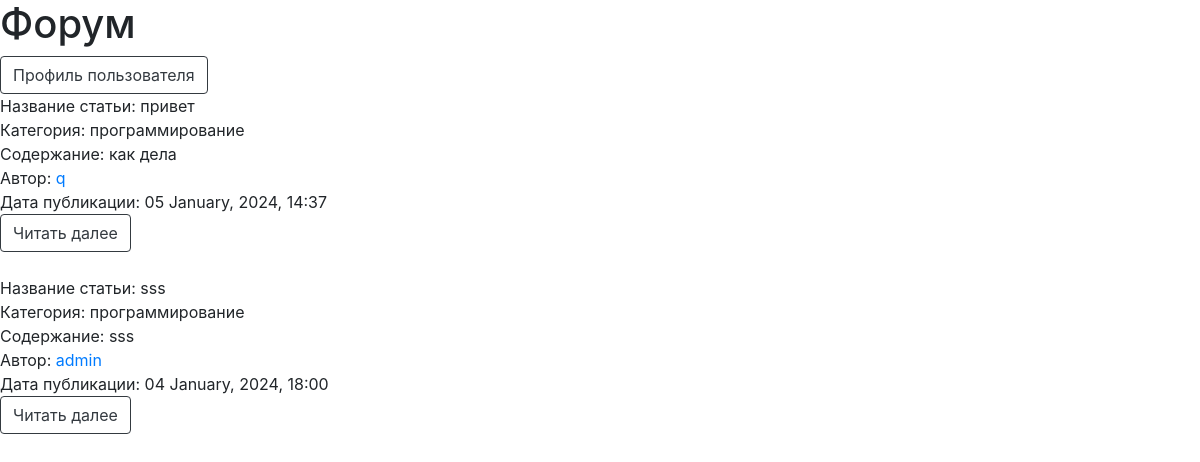
The page / on the database its author committed.
### models.py (models this page shows)
class Base(DeclarativeBase):
    id: Mapped[int_pk]
    created_at: Mapped[datetime] = Column(DateTime, default=utcnow)

class Article(Base):
    __tablename__ = 'articles'
    name_of_article: Mapped[str]
    category: Mapped[str]
    text_of_article: Mapped[str]
    user_id: Mapped[int] = mapped_column(ForeignKey('users.id'))
    user: Mapped['User'] = relationship(back_populates='articles')
    images: Mapped[list['Image']] = relationship(
        back_populates='article',
        cascade='all'
    )

class User(Base, UserMixin):
    __tablename__ = 'users'
    username: Mapped[str]
    bio: Mapped[Optional[str]] = Column(String)
    github: Mapped[Optional[str]] = Column(String)
    telegram: Mapped[Optional[str]] = Column(String)
    avatar: Mapped[Optional[str]] = Column(String)
    email: Mapped[str]
    password: Mapped[str]
    articles: Mapped[list['Article']] = relationship(
        back_populates='user',
        cascade='all'
    )

### app.py (the view)
@app.route('/', methods=['GET'])
def main_page():
    session = SessionFactory()
    articles = upload_articles_and_categories(session)
    return render_template('forum/main_page.html', articles=articles)

### views/main_page/main_page_view.py (called while the page is built)
def upload_articles_and_categories(session):
    articles = session.query(Article).order_by(desc(Article.created_at)).all()
    return articles

### templates/forum/main_page.html (shortened to what this page needs)
<!DOCTYPE html>
<html lang="en">
<head>
    <link rel="stylesheet" href="https://stackpath.bootstrapcdn.com/bootstrap/4.3.1/css/bootstrap.min.css">
</head>
<body>
<h1>Форум</h1>
<div>
    <button onclick="window.location.href='{{ url_for('your_profile_page') }}';" type="button" class="btn btn-outline-dark">Профиль пользователя</button>
</div>
{% for article in articles %}
    <div>Название статьи: {{ article.name_of_article }}</div>
    <duv>Категория: {{ article.category }}</duv>
    <div>Содержание: {{ article.text_of_article }}</div>
    <div>Автор: <a href="{{ url_for('user_profile_page', id=article.user.id) }}">{{ article.user.username }}</a></div>
    <div>Дата публикации: {{ article.created_at.strftime('%d %B, %Y, %H:%M') }}</div>
    <div>
    <button onclick="window.location.href='{{ url_for('article_details_page', article_id=article.id) }}';" type="button" class="btn btn-outline-dark">Читать далее</button>
    </div>
    <br>
{% endfor %}
</body>
</html>

### rows shown on the page
Article: name_of_article "привет", category "программирование", text_of_article "как дела", user.username "q", created_at "05 January, 2024, 14:37"
Article: name_of_article "sss", category "программирование", text_of_article "sss", user.username "admin", created_at "04 January, 2024, 18:00"
